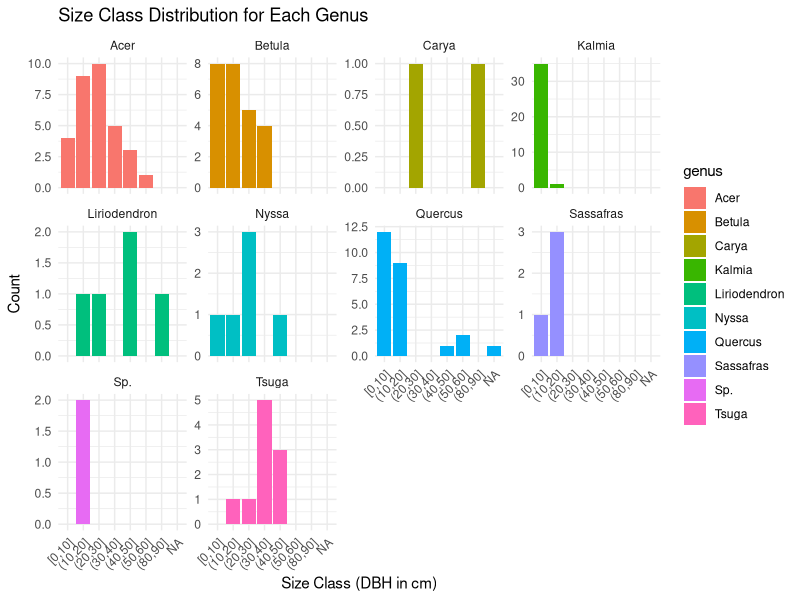
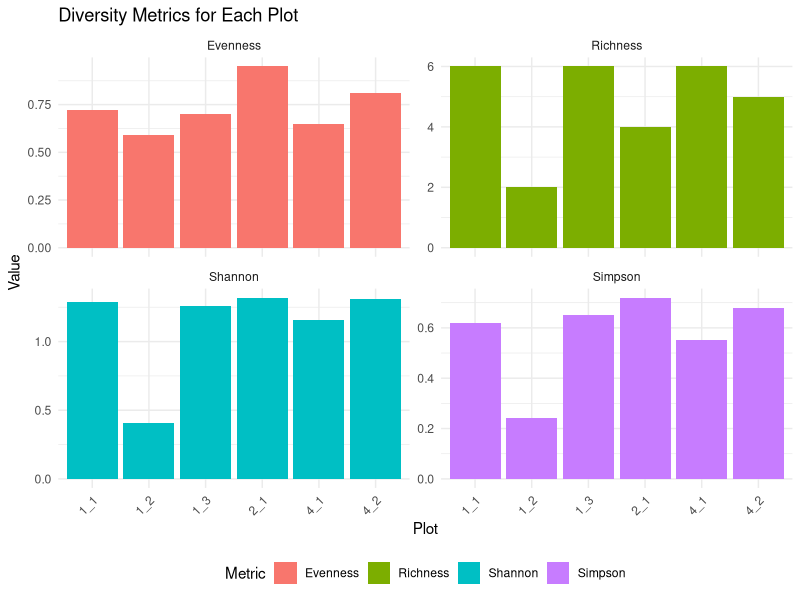
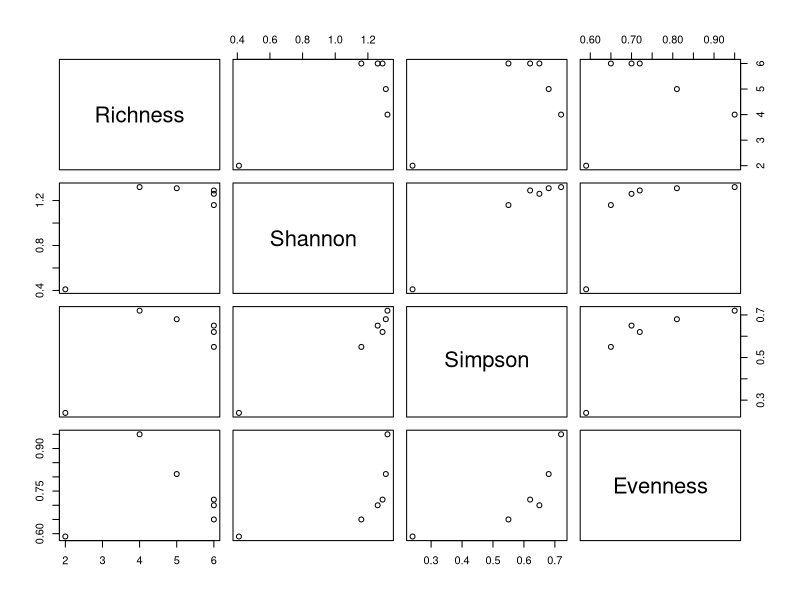
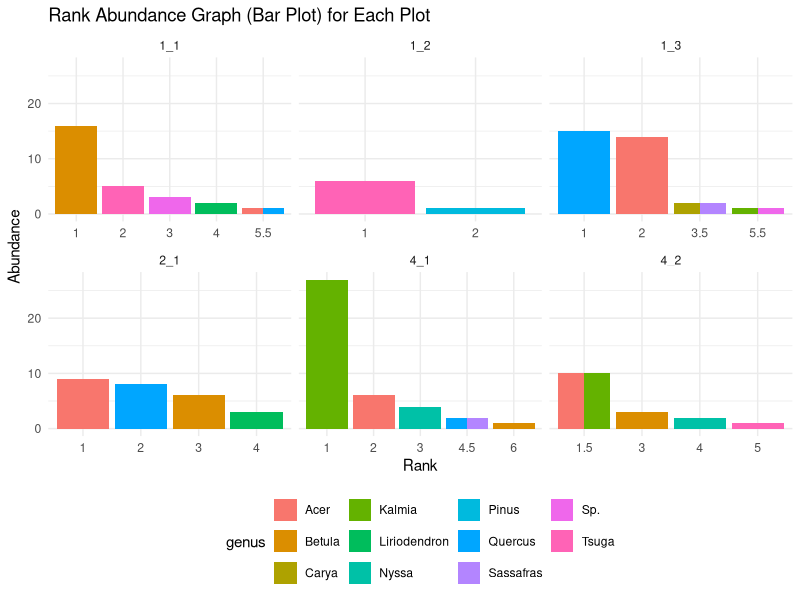
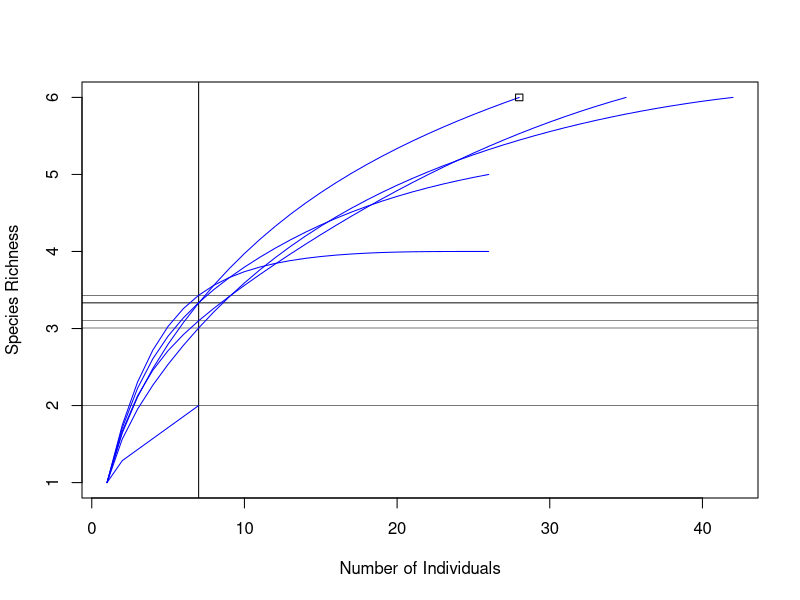
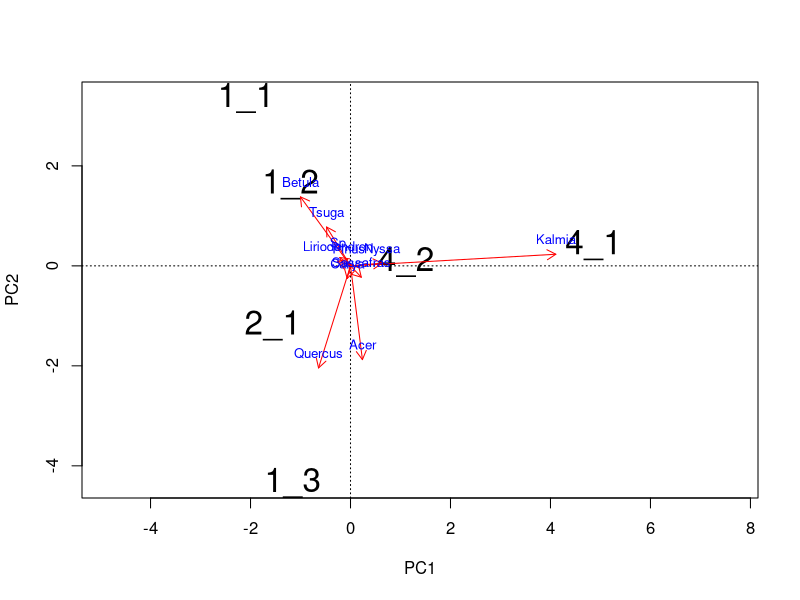
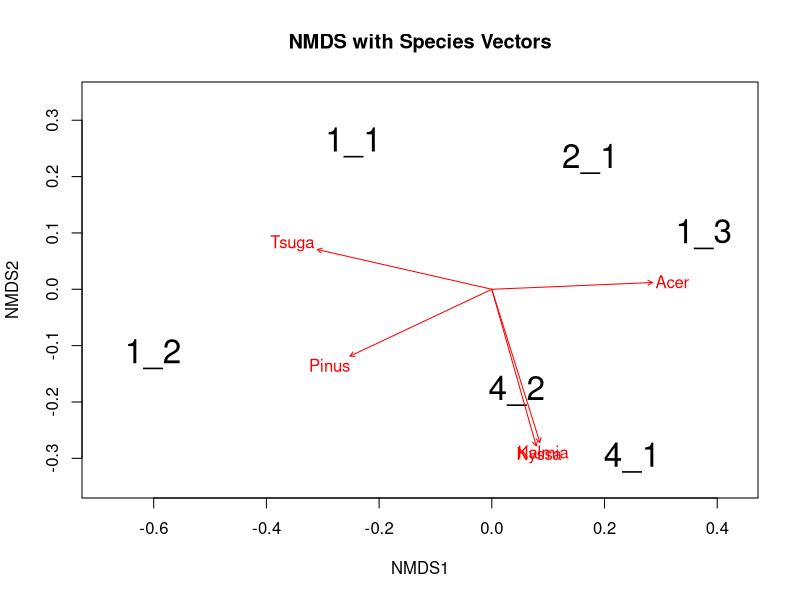

Write R code to recreate these figures, in order.
## ---- chunk 1
knitr::opts_chunk$set(echo = TRUE, message = FALSE, warning = FALSE)
## ---- chunk 2
# Load the necessary libraries
#if you do not have these packages installed, uncomment the following lines and install them the first time you use this
#install.packages("tidyverse")
#install.packages("vegan")
library(tidyverse) #tidyverse has tools for data reshaping, and also includes ggplot2
library(vegan) #vegan is a community ecology package, short for "vegetation analysis"

#import the data
#you will replace this line with the pathname of the appropriate folder>file destination on your computer
trees<-read.csv("data/bot315_tree_inventory.csv")

#this makes a new column, genus, which contains text from the species column only until the first blank space
#this is called a "regular expression" or "regex". they look scary but you can google how to write them!
trees$genus<-sub("^(\\S+).*", "\\1", trees$Species)

#this takes any genuses we didn't know (i.e., had a "?" in our species column), and converts the question marks to NA
trees$genus[which(trees$genus=='?')]<-NA

#view the imported data
head(trees)
## ---- chunk 3
# Bin DBH into size classes
  sizes<- filter(trees, `Live.Dead` == "Live")  # filter to only live trees, assuming we're interested in live individuals

  sizes<- mutate(sizes, Size_Class = cut(DBH, breaks = seq(0, max(DBH, na.rm = TRUE), by = 10), 
                                         include.lowest = TRUE)) #make bins from 0 to max DBH in increments of 10 cm, and add a column "Size_Class" noting which class eaxch observation falls in
                 
  sizes<- group_by(sizes, genus, Size_Class) #group the data by genus and size class
  
  sizes<- summarise(sizes, Count = n(), .groups = 'drop') #count how many of each genus are in each size class

#print the new table
print(sizes)
## ---- chunk 4
  #plot size classes
    ggplot(data=sizes,
           aes(x = Size_Class, y = Count, fill = genus)) +
  geom_bar(stat = "identity", position = "dodge") +
  facet_wrap(~genus, scales = "free_y") +
  labs(x = "Size Class (DBH in cm)", y = "Count", title = "Size Class Distribution for Each Genus") +
  theme_minimal() +
  theme(axis.text.x = element_text(angle = 45, hjust = 1))
## ---- chunk 5
# Convert data to a format suitable for diversity analysis
data_prepared <- count(trees, PlotID, genus) #count how many of each genus are in each plot
head(data_prepared)

#reshape this into a matrix, with a column for each genus
data_prepared<-pivot_wider(data_prepared, names_from = genus, values_from = n, values_fill = list(n = 0)) #

#view the count data
print(data_prepared)
## ---- chunk 6
?vegan

?diversity
## ---- chunk 7
# Extract the matrix of counts, excluding the plot column for analysis
species_matrix <- select(data_prepared, -PlotID)

#save the IDs of the plots
PlotIDs<-data_prepared$PlotID

#view the matrix and names
print(species_matrix)
print(PlotIDs)
## ---- chunk 8
# Calculate species richness (S)
species_richness <- specnumber(species_matrix)

# Calculate Shannon diversity (H')
shannon_diversity <- diversity(species_matrix, index = "shannon")

# Calculate Simpson diversity (1-D)
simpson_diversity <- diversity(species_matrix, index = "simpson")

# Calculate Evenness (E)
evenness <- diversity(species_matrix, index = "shannon")/log(specnumber(species_matrix))

# Combine the diversity metrics into a data frame
diversity_data <- data.frame(
  PlotID = data_prepared$PlotID,
  Richness = round(species_richness, 2),
  Shannon = round(shannon_diversity, 2),
  Simpson = round(simpson_diversity, 2),
  Evenness = round(evenness, 2)
)

#view the data frame
print(diversity_data)
## ---- chunk 9
#subset just the counts from plot 1
plot1_1<-species_matrix[1, ]
plot1_1

#check which species counts are greater than zero
observed_species<-plot1_1 > 0
observed_species

#count how many species were observed
#TRUE values count as 1, and FALSE values count as zero, so we can just sum them
sum(observed_species)

#let's make sure this matches what we saw above!
sum(observed_species)==diversity_data[1, 'Richness']
## ---- chunk 10
# Vector of species counts (each element represents the count of individuals for a species)
#this is the number of species counts for plot 1_1, from above
#as.vector(unlist()) just changes the data format to a plain vector for easier use
species_counts <- as.vector(unlist(plot1_1))

#remove the zeroes, so that we just have a list of counts for the species that were in fact observed
species_counts <- species_counts[species_counts > 0]

#the shannon index is defined in ?diversity; here is code to make the calculation manually

proportions <- species_counts / sum(species_counts) # Calculate the proportion of each species

shannon_index <- -sum(proportions * log(proportions)) # Calculate the Shannon index

# Print the Shannon index
print(shannon_index)
## ---- chunk 11
# start with species_counts, which we made above, for plot 1_1
species_counts 

#the simpson index is defined in ?diversity

#write your own code below to calculate the simpson index for plot 1_1.





# Print the Simpson index for this plot


## ---- chunk 12
#reshape the diversity metrics data for plotting
diversity_long <- pivot_longer(diversity_data, cols = c(Richness, Evenness, Shannon, Simpson), names_to = "Metric", values_to = "Value")

#plot the metrics
ggplot(diversity_long, aes(x = PlotID, y = Value, fill = Metric)) +
  geom_bar(stat = "identity", position = position_dodge()) +
  facet_wrap(~Metric, scales = "free_y") +
  labs(title = "Diversity Metrics for Each Plot", x = "Plot", y = "Value") +
  theme_minimal() +
  theme(axis.text.x = element_text(angle = 45, hjust = 1), legend.position = "bottom")

#plot the relationships between metrics
pairs(diversity_data[,c(2:5)])
## ---- chunk 13
# we already aggreated data above to get abundance of each species in each plot
#here's that calculation again

species_abundance <- count(trees, PlotID, genus) #count how many of each genus are in each plot
head(species_abundance)

#let's just rename the column "n" to abundance, for easier interpretability
names(species_abundance)[3]<-"Abundance"

head(species_abundance)
## ---- chunk 14
# Rank the species within each plot based on abundance
species_abundance_ranked <-  group_by(species_abundance, PlotID)

species_abundance_ranked<- mutate(species_abundance_ranked, Rank = rank(-Abundance))  # Use rank with descending order of Abundance

# Create rank abundance graphs with bars for each plot
ggplot(species_abundance_ranked, aes(x = factor(Rank), y = Abundance, fill = genus)) +
  geom_bar(stat = "identity", position = "dodge") +  # Use bars to represent abundance
  facet_wrap(~PlotID, scales = "free_x") +  # Create a separate graph for each plot
  labs(x = "Rank", y = "Abundance", title = "Rank Abundance Graph (Bar Plot) for Each Plot") +
  theme_minimal() +
  theme(legend.position = "bottom")  # Move legend to bottom for better layout
## ---- chunk 15
# Rarefaction curve
raremax <- min(rowSums(species_matrix))  # Minimum sample size
rarecurve(species_matrix, step=1, sample=raremax, col="blue", xlab="Number of Individuals", ylab="Species Richness")
## ---- chunk 16
# Calculate asymptotic species richness estimates
richness_estimates <- estimateR(species_matrix)

# Print the estimates
print(round(richness_estimates))

#print rounded to nearest whole number
print(round(richness_estimates))
## ---- chunk 17
# Conduct PCA
pca_res <- rda(species_matrix)
# Basic PCA plot
plot(pca_res, display = "sites", type = "n") # 'n' to create the plot without points or text
# Assuming you have a vector of plot IDs or labels matching the order of rows in species_matrix
plot_labels <- rownames(species_matrix) # or a custom vector of labels
# Add the site labels to the plot
text(pca_res, display = "sites", labels = PlotIDs, cex=2)
# Get scores for species to plot vectors
species_scores <- scores(pca_res, display = "species")
# Add vectors for species
arrows(0, 0, species_scores[,1], species_scores[,2], col="red", length=0.1)
# Optionally, add species names as labels near the arrowheads
species_names <- colnames(species_matrix)
text(species_scores[,1], species_scores[,2], labels=species_names, pos=3, cex=0.8, col="blue")
# Get detailed summary of PCA results
pca_summary <- summary(pca_res)
# Variance explained by each axis
variance_explained <- pca_summary$cont$importance["Proportion Explained",]
variance_explained
## ---- chunk 18
# Calculate Bray-Curtis dissimilarity
bray_curtis <- vegdist(species_matrix, method = "bray")

# Print the Bray-Curtis dissimilarity matrix
print(bray_curtis)
## ---- chunk 19
# Conduct NMDS
nmds_res <- metaMDS(species_matrix)
# Fit species vectors to the NMDS ordination
species_fit <- envfit(nmds_res, species_matrix, scaling = "species")
# View the fitted vectors to check before plotting
print(species_fit)
# Basic NMDS plot
plot(nmds_res, type = "n", main = "NMDS with Species Vectors")
text(nmds_res, display = "sites", labels = PlotIDs, cex=2)
#points(nmds_res, display = "sites")
# Add species vectors
plot(species_fit, p.max = 0.2, col = "red")  # p.max controls the significance level for displaying vectors
